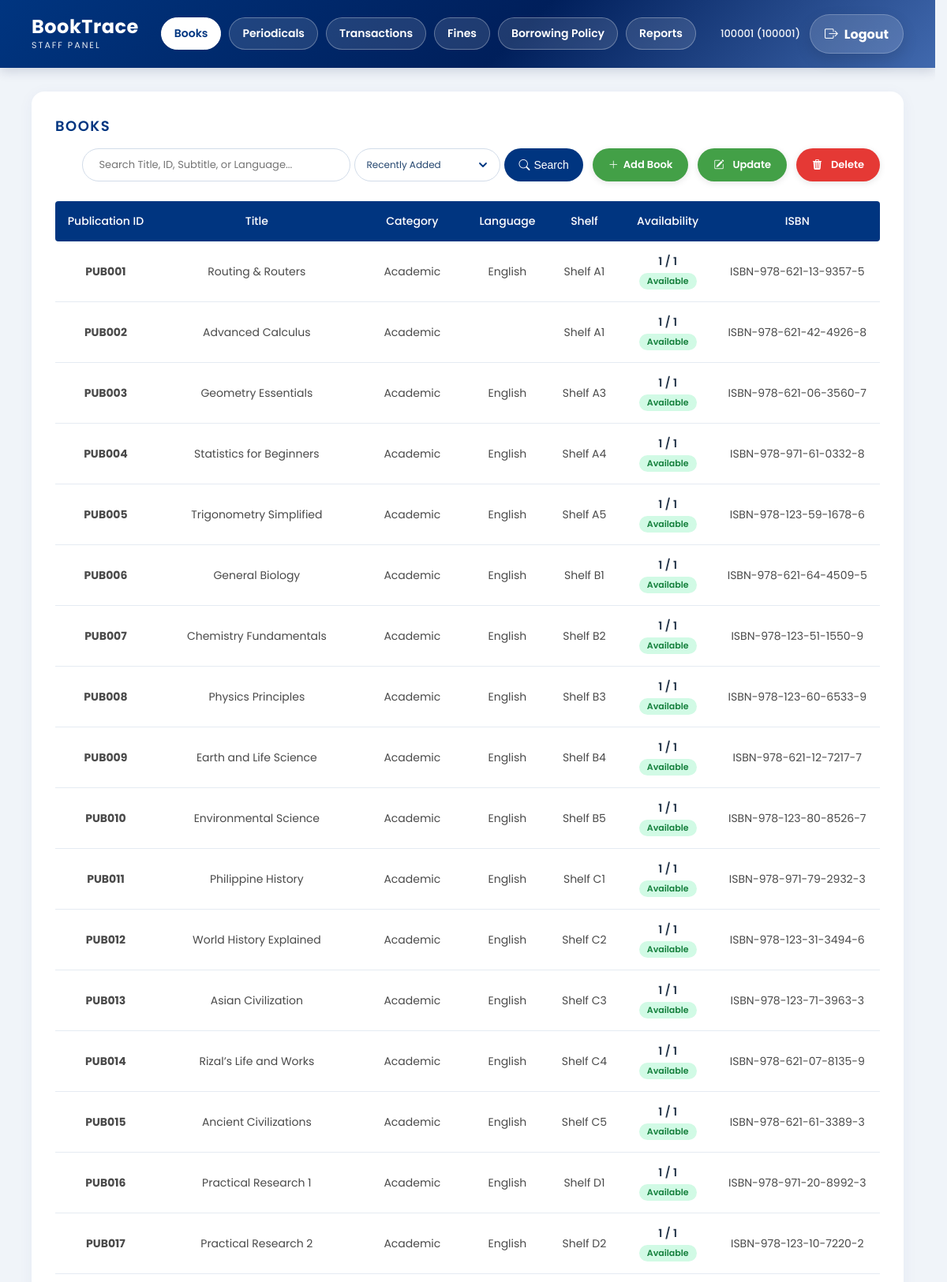
/php/librarian_dashboard.php (signed in, upper part), run on the app's committed database.
### tables this page shows
CREATE TABLE `books` (
  `pub_id` varchar(30) NOT NULL,
  `class_no` varchar(50) NOT NULL,
  `call_no` varchar(50) NOT NULL,
  `ISBN` varchar(25) NOT NULL,
  `category` varchar(50) NOT NULL CHECK (`category` in ('Academic','Non-Academic')),
  `audience_type` varchar(50) DEFAULT NULL,
  `created_at` datetime NOT NULL DEFAULT current_timestamp(),
  `updated_at` datetime NOT NULL DEFAULT current_timestamp() ON UPDATE current_timestamp(),
  `acquired_at` datetime NOT NULL DEFAULT current_timestamp()
);

CREATE TABLE `publication` (
  `pub_id` varchar(20) NOT NULL CHECK (`pub_id` REGEXP '^PUB[0-9]+$'),
  `title` varchar(100) NOT NULL,
  `series` varchar(100) DEFAULT NULL,
  `edition` varchar(30) DEFAULT NULL,
  `date_published` date NOT NULL,
  `shelf_location` varchar(30) NOT NULL,
  `language_used` varchar(50) NOT NULL,
  `publisher_id` varchar(30) DEFAULT NULL,
  `subtitle` varchar(255) DEFAULT NULL,
  `pages` int(11) NOT NULL,
  `copyright_date` int(11) NOT NULL,
  `publisher` varchar(100) DEFAULT NULL,
  `place_of_publication` varchar(100) DEFAULT NULL
);

### php/librarian_dashboard.php (the view, shortened to what this page needs)
<?php
$host = "localhost";
$user = "root";
$password = "";
$database = "booktrace";
$conn = mysqli_connect($host, $user, $password, $database);
$search_query = $_GET['search'] ?? '';
$view = ($_GET['view'] ?? '') === 'periodicals' ? 'periodicals' : 'books';
$sort_options = [
    'recently_added' => 'Recently Added',
    'recently_updated' => 'Recently Updated',
    'oldest_added' => 'Oldest Added',
    'oldest_updated' => 'Oldest Updated',
    'newest_published' => 'Newest Published',
    'oldest_published' => 'Oldest Published',
    'recently_acquired' => 'Recently Acquired',
    'az' => 'A–Z',
    'za' => 'Z–A'
];
$book_sort_orders = [
    'recently_added' => 'books.created_at DESC',
    'recently_updated' => 'books.updated_at DESC',
    'oldest_added' => 'books.created_at ASC',
    'oldest_updated' => 'books.updated_at ASC',
    'newest_published' => 'publication.date_published DESC',
    'oldest_published' => 'publication.date_published ASC',
    'recently_acquired' => 'books.acquired_at DESC',
    'az' => 'publication.title ASC',
    'za' => 'publication.title DESC'
];
$book_sort = $_GET['book_sort'] ?? 'recently_added';
$book_sort = is_string($book_sort) && isset($book_sort_orders[$book_sort]) ? $book_sort : 'recently_added';
$book_order_by = $book_sort_orders[$book_sort] . ', publication.pub_id ASC';
$copy_summary_join = "
    LEFT JOIN (
        SELECT pc.pub_id,
               COUNT(*) AS total_copies,
               SUM(s.status_type = 'Available' AND s.`condition` = 'Good') AS available_copies,
               CASE
                   WHEN SUM(s.status_type = 'Available' AND s.`condition` = 'Good') > 0 THEN 'Available'
                   WHEN SUM(s.status_type = 'Borrowed') > 0 THEN 'Borrowed'
                   ELSE 'Unavailable'
               END AS book_status
        FROM `pub copies` pc
        LEFT JOIN status s ON s.status_id = pc.status_id
        GROUP BY pc.pub_id
    ) AS book_status_summary ON book_status_summary.pub_id = publication.pub_id";
$publication_status_query = "
    SELECT
        publication.*,
        COALESCE(book_status_summary.total_copies, 0) AS total_copies,
        COALESCE(book_status_summary.available_copies, 0) AS available_copies,
        COALESCE(book_status_summary.book_status, 'Unavailable') AS book_status,
        books.class_no,
        books.call_no,
        books.ISBN,
        books.category,
        books.audience_type,
        books.created_at,
        books.updated_at,
        books.acquired_at
    FROM publication
    INNER JOIN books ON books.pub_id = publication.pub_id
    LEFT JOIN periodicals ON periodicals.pub_id = publication.pub_id
    {$copy_summary_join}
    WHERE periodicals.pub_id IS NULL
";
if (!empty($search_query)) {
    $sql = $publication_status_query . "
            AND (
                   publication.pub_id LIKE ?
                OR publication.title LIKE ?
                OR publication.subtitle LIKE ?
                OR publication.language_used LIKE ?
                OR COALESCE(book_status_summary.book_status, 'Unavailable') LIKE ?
                OR books.class_no LIKE ?
                OR books.call_no LIKE ?
                OR books.ISBN LIKE ?
                OR books.category LIKE ?
                OR books.audience_type LIKE ?
            )
            ORDER BY $book_order_by";
    $stmt_search = mysqli_prepare($conn, $sql);
    $search_param = "%" . $search_query . "%";
    $status_search_param = $search_query . "%";
    mysqli_stmt_bind_param($stmt_search, "ssssssssss", $search_param, $search_param, $search_param, $search_param, $status_search_param, $search_param, $search_param, $search_param, $search_param, $search_param);
    mysqli_stmt_execute($stmt_search);
    $result = mysqli_stmt_get_result($stmt_search);
} else {
    $sql = $publication_status_query . " ORDER BY $book_order_by";
    $result = mysqli_query($conn, $sql);
}
?>
<!DOCTYPE html>
<html lang="en">
<head>
    <link rel="stylesheet" href="../css/librarian_dashboard.css?v=20261122-1">
    <link rel="stylesheet" href="../css/header.css">
    <link rel="stylesheet" href="../css/dialog.css">
    <link rel="stylesheet" href="https://cdn.jsdelivr.net/npm/bootstrap-icons@1.11.3/font/bootstrap-icons.min.css">
</head>
<body>
<?php require __DIR__ . '/lib/header.php'; ?>
<main class="dashboard-container">
    <section class="table-section" id="books-table"<?php echo $view === 'books' ? '' : ' hidden'; ?>>
        <div class="section-header-inline">
            <h2 class="section-title">
                Books
            </h2>
            <div class="header-actions-group">
                <form method="GET" action="" class="search-form-container sort-preserve-scroll">
                    <input type="text" name="search" placeholder="Search Title, ID, Subtitle, or Language..." value="<?php echo htmlspecialchars($search_query); ?>" class="search-input-box">
                    <select name="book_sort" class="sort-select" aria-label="Sort books" onchange="this.form.elements.scroll_position.value = Math.round(window.scrollY); this.form.submit()">
                        <?php foreach ($sort_options as $sortValue => $sortLabel): ?>
                            <option value="<?php echo htmlspecialchars($sortValue); ?>" <?php echo $book_sort === $sortValue ? 'selected' : ''; ?>><?php echo htmlspecialchars($sortLabel); ?></option>
                        <?php endforeach; ?>
                    </select>
                    <button type="submit" class="search-submit-btn">
                        <i class="bi bi-search"></i> Search
                    </button>
                </form>
                <button type="button" class="btn-header-action btn-header-update" id="open-add-publication-modal">
                    <i class="bi bi-plus-lg"></i> Add Book
                </button>
                <button type="button" id="open-update-modal" class="btn-header-action btn-header-update">
                    <i class="bi bi-pencil-square"></i> Update
                </button>
                <button type="button" id="delete-publication-button" class="btn-header-action btn-header-delete">
                    <i class="bi bi-trash3-fill"></i> Delete
                </button>
            </div>
        </div>
        <div class="table-wrapper">
            <table>
                <thead>
                    <tr>
                        <th>Publication ID</th>
                        <th>Title</th>
                        <th>Category</th>
                        <th>Language</th>
                        <th>Shelf</th>
                        <th>Availability</th>
                        <th>ISBN</th>
                    </tr>
                </thead>
                <tbody>
                    <?php
                    if (mysqli_num_rows($result) > 0) {
                        while ($row = mysqli_fetch_assoc($result)) {
                    ?>
                    <tr class="clickable-row"
                        data-pubid="<?php echo htmlspecialchars($row['pub_id']); ?>"
                        data-title="<?php echo htmlspecialchars($row['title']); ?>"
                        data-subtitle="<?php echo htmlspecialchars($row['subtitle'] ?? ''); ?>"
                        data-language="<?php echo htmlspecialchars($row['language_used']); ?>"
                        data-shelf="<?php echo htmlspecialchars($row['shelf_location']); ?>"
                        data-pages="<?php echo htmlspecialchars($row['pages']); ?>"
                        data-series="<?php echo htmlspecialchars($row['series'] ?? ''); ?>"
                        data-edition="<?php echo htmlspecialchars($row['edition'] ?? ''); ?>"
                        data-publisher="<?php echo htmlspecialchars($row['publisher_id'] ?? ''); ?>"
                        data-publisher-name="<?php echo htmlspecialchars($row['publisher'] ?? ''); ?>"
                        data-place-of-publication="<?php echo htmlspecialchars($row['place_of_publication'] ?? ''); ?>"
                        data-datepub="<?php echo htmlspecialchars($row['date_published']); ?>"
                        data-copyright="<?php echo htmlspecialchars($row['copyright_date']); ?>"
                        data-status="<?php echo htmlspecialchars($row['book_status']); ?>"
                        data-copies="<?php echo $row['total_copies'] > 0 ? htmlspecialchars($row['available_copies'] . ' / ' . $row['total_copies']) : 'No copies'; ?>"
                        data-class-no="<?php echo htmlspecialchars($row['class_no'] ?? ''); ?>"
                        data-call-no="<?php echo htmlspecialchars($row['call_no'] ?? ''); ?>"
                        data-isbn="<?php echo htmlspecialchars($row['ISBN'] ?? ''); ?>"
                        data-category="<?php echo htmlspecialchars($row['category'] ?? ''); ?>"
                        data-audience-type="<?php echo htmlspecialchars($row['audience_type'] ?? ''); ?>">
                        <td><strong><?php echo htmlspecialchars($row['pub_id']); ?></strong></td>
                        <td><?php echo htmlspecialchars($row['title']); ?></td>
                        <td><?php echo htmlspecialchars($row['category'] ?? ''); ?></td>
                        <td><?php echo htmlspecialchars($row['language_used']); ?></td>
                        <td><?php echo htmlspecialchars($row['shelf_location']); ?></td>
                        <td>
                            <div class="copies-count"><?php echo $row['total_copies'] > 0 ? htmlspecialchars($row['available_copies'] . ' / ' . $row['total_copies']) : 'No copies'; ?></div>
                            <div class="availability availability-<?php echo htmlspecialchars(strtolower($row['book_status'])); ?>"><?php echo htmlspecialchars($row['book_status']); ?></div>
                        </td>
                        <td><?php echo htmlspecialchars($row['ISBN'] ?? ''); ?></td>
                    </tr>
                    <?php
                        }
                    } else {
                        echo "<tr><td colspan='7' style='text-align:center;'>No publications found.</td></tr>";
                    }
                    ?>
                </tbody>
            </table>
        </div>
    </section>
</main>
</body>
</html>

### css/librarian_dashboard.css (style rules this page uses)
body { font-family: 'Poppins', sans-serif; background-color: #f0f4f9; margin: 0; padding: 0; }
.dashboard-container { padding: 30px 40px; max-width: 1600px; margin: 0 auto; }
.form-section, .table-section { background: white; border-radius: 16px; padding: 30px; margin-bottom: 30px; box-shadow: 0 4px 20px rgba(0, 53, 128, 0.05); }
.table-section { scroll-margin-top: 110px; }
.section-title { color: #003580; font-size: 18px; font-weight: 600; letter-spacing: 1.5px; text-transform: uppercase; margin-top: 0; display: flex; align-items: center; gap: 10px; }
.section-header-inline { display: flex; justify-content: space-between; align-items: center; width: 100%; gap: 15px; margin-bottom: 25px; flex-wrap: wrap; }
.section-header-inline .section-title { margin: 0; white-space: nowrap; }
.header-actions-group { display: flex; gap: 12px; align-items: center; margin: 0; margin-left: auto; flex-wrap: wrap; }
.search-form-container { display: flex; gap: 5px; margin: 0; align-items: center; flex-wrap: wrap; }
.search-input-box { padding: 0 20px; border: 1px solid #d2dce9; border-radius: 30px; font-family: 'Poppins', sans-serif; font-size: 13px; width: 340px; height: 42px; box-sizing: border-box; }
.sort-select { width: 185px; height: 42px; padding: 0 34px 0 14px; border: 1px solid #d2dce9; border-radius: 30px; appearance: none; background-color: #fff; background-repeat: no-repeat; background-position: right 13px center; color: #24466f; cursor: pointer; font-family: 'Poppins', sans-serif; font-size: 12px; }
.search-submit-btn { background-color: #003580; color: white; border: none; padding: 0 18px; border-radius: 30px; cursor: pointer; font-size: 14px; height: 42px; display: flex; align-items: center; justify-content: center; font-weight: 500; white-space: nowrap; }
.header-actions-group .btn-header-action { height: 42px; padding: 0 20px; border: none; border-radius: 30px; font-size: 13px; font-weight: 600; font-family: 'Poppins', sans-serif; color: white; cursor: pointer; display: inline-flex; align-items: center; justify-content: center; gap: 6px; margin: 0; box-sizing: border-box; white-space: nowrap; box-shadow: 0 2px 8px rgba(0, 0, 0, 0.1); transition: opacity 0.2s ease; }
.btn-header-update { background-color: #43a047; }
.btn-header-delete { background-color: #e53935; }
table { width: 100%; border-collapse: collapse; font-size: 14px; }
th { background-color: #003580; color: white; text-align: left; padding: 15px; font-weight: 500; }
th:first-child { border-top-left-radius: 4px; border-bottom-left-radius: 4px; }
th:last-child { border-top-right-radius: 4px; border-bottom-right-radius: 4px; }
td { padding: 15px; border-bottom: 1px solid #e5ebf2; color: #4a4a4a; }
.clickable-row, .clickable-periodical-row { cursor: pointer; transition: background-color 0.2s ease; }
.table-wrapper { overflow-x: auto; }
.bi-search, .bi-pencil-square, .bi-trash3-fill { margin-right: 5px; }
.table-wrapper th, .table-wrapper td { text-align: center; }
.copies-count { color: #25364a; font-size: 14px; font-weight: 600; }
.availability { display: inline-block; margin-top: 4px; padding: 2px 10px; border-radius: 999px; font-size: 11px; font-weight: 600; }
.availability-available { background: #d1fae5; color: #15803d; }

### css/header.css (style rules this page uses)
html { background-color: #f0f4f9; scrollbar-gutter: stable; }
.page-container, .dashboard-container, .dashboard-wrapper { animation: page-fade-in 0.2s ease-out; }

### data on the page
books: pub.pub_id "PUB001", pub.title "Routing & Routers", category "Academic", pub.language_used "English", pub.shelf_location "Shelf A1", total_copies "1 / 1", book_status "Available", ISBN "ISBN-978-621-13-9357-5"
books: pub.pub_id "PUB002", pub.title "Advanced Calculus", category "Academic", pub.shelf_location "Shelf A1", total_copies "1 / 1", book_status "Available", ISBN "ISBN-978-621-42-4926-8"
books: pub.pub_id "PUB003", pub.title "Geometry Essentials", category "Academic", pub.language_used "English", pub.shelf_location "Shelf A3", total_copies "1 / 1", book_status "Available", ISBN "ISBN-978-621-06-3560-7"
books: pub.pub_id "PUB004", pub.title "Statistics for Beginners", category "Academic", pub.language_used "English", pub.shelf_location "Shelf A4", total_copies "1 / 1", book_status "Available", ISBN "ISBN-978-971-61-0332-8"
books: pub.pub_id "PUB005", pub.title "Trigonometry Simplified", category "Academic", pub.language_used "English", pub.shelf_location "Shelf A5", total_copies "1 / 1", book_status "Available", ISBN "ISBN-978-123-59-1678-6"
books: pub.pub_id "PUB006", pub.title "General Biology", category "Academic", pub.language_used "English", pub.shelf_location "Shelf B1", total_copies "1 / 1", book_status "Available", ISBN "ISBN-978-621-64-4509-5"
books: pub.pub_id "PUB007", pub.title "Chemistry Fundamentals", category "Academic", pub.language_used "English", pub.shelf_location "Shelf B2", total_copies "1 / 1", book_status "Available", ISBN "ISBN-978-123-51-1550-9"
books: pub.pub_id "PUB008", pub.title "Physics Principles", category "Academic", pub.language_used "English", pub.shelf_location "Shelf B3", total_copies "1 / 1", book_status "Available", ISBN "ISBN-978-123-60-6533-9"
books: pub.pub_id "PUB009", pub.title "Earth and Life Science", category "Academic", pub.language_used "English", pub.shelf_location "Shelf B4", total_copies "1 / 1", book_status "Available", ISBN "ISBN-978-621-12-7217-7"
books: pub.pub_id "PUB010", pub.title "Environmental Science", category "Academic", pub.language_used "English", pub.shelf_location "Shelf B5", total_copies "1 / 1", book_status "Available", ISBN "ISBN-978-123-80-8526-7"
books: pub.pub_id "PUB011", pub.title "Philippine History", category "Academic", pub.language_used "English", pub.shelf_location "Shelf C1", total_copies "1 / 1", book_status "Available", ISBN "ISBN-978-971-79-2932-3"
books: pub.pub_id "PUB012", pub.title "World History Explained", category "Academic", pub.language_used "English", pub.shelf_location "Shelf C2", total_copies "1 / 1", book_status "Available", ISBN "ISBN-978-123-31-3494-6"
books: pub.pub_id "PUB013", pub.title "Asian Civilization", category "Academic", pub.language_used "English", pub.shelf_location "Shelf C3", total_copies "1 / 1", book_status "Available", ISBN "ISBN-978-123-71-3963-3"
books: pub.pub_id "PUB014", pub.title "Rizal’s Life and Works", category "Academic", pub.language_used "English", pub.shelf_location "Shelf C4", total_copies "1 / 1", book_status "Available", ISBN "ISBN-978-621-07-8135-9"
books: pub.pub_id "PUB015", pub.title "Ancient Civilizations", category "Academic", pub.language_used "English", pub.shelf_location "Shelf C5", total_copies "1 / 1", book_status "Available", ISBN "ISBN-978-621-61-3389-3"
books: pub.pub_id "PUB016", pub.title "Practical Research 1", category "Academic", pub.language_used "English", pub.shelf_location "Shelf D1", total_copies "1 / 1", book_status "Available", ISBN "ISBN-978-971-20-8992-3"
books: pub.pub_id "PUB017", pub.title "Practical Research 2", category "Academic", pub.language_used "English", pub.shelf_location "Shelf D2", total_copies "1 / 1", book_status "Available", ISBN "ISBN-978-123-10-7220-2"

### other printed values
$label "Books"
$label "Periodicals"
$label "Transactions"
$label "Fines"
$label "Borrowing Policy"
$label "Reports"
$_SESSION['user_name'] "100001"
$_SESSION['user_type'] "100001"
form field book_sort "Recently Added"
